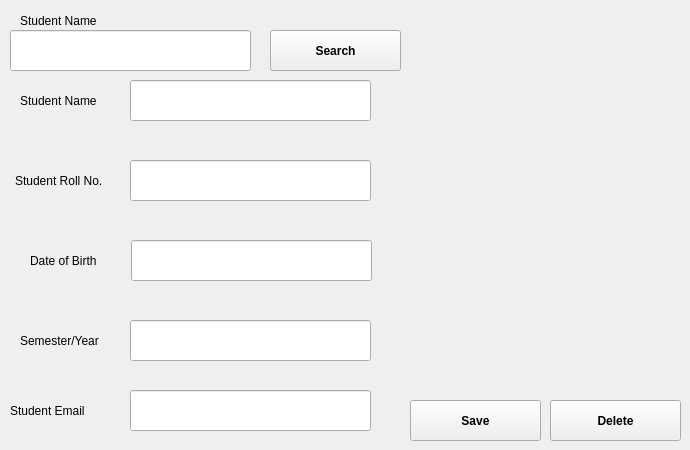
      <widget class="QWidget" name="tab_15">
       <attribute name="title">
        <string>Edit/Delete Student Information</string>
       </attribute>
       <widget class="QPushButton" name="pushButton_25">
        <property name="geometry">
         <rect>
          <x>410</x>
          <y>400</y>
          <width>131</width>
          <height>41</height>
         </rect>
        </property>
        <property name="font">
         <font>
          <weight>75</weight>
          <bold>true</bold>
         </font>
        </property>
        <property name="text">
         <string>Save</string>
        </property>
       </widget>
       <widget class="QLineEdit" name="lineEdit_27">
        <property name="geometry">
         <rect>
          <x>10</x>
          <y>30</y>
          <width>241</width>
          <height>41</height>
         </rect>
        </property>
       </widget>
       <widget class="QLabel" name="label_55">
        <property name="geometry">
         <rect>
          <x>20</x>
          <y>10</y>
          <width>161</width>
          <height>21</height>
         </rect>
        </property>
        <property name="text">
         <string>Student Name</string>
        </property>
       </widget>
       <widget class="QPushButton" name="pushButton_26">
        <property name="geometry">
         <rect>
          <x>270</x>
          <y>30</y>
          <width>131</width>
          <height>41</height>
         </rect>
        </property>
        <property name="font">
         <font>
          <weight>75</weight>
          <bold>true</bold>
         </font>
        </property>
        <property name="text">
         <string>Search</string>
        </property>
       </widget>
       <widget class="QPushButton" name="pushButton_27">
        <property name="geometry">
         <rect>
          <x>550</x>
          <y>400</y>
          <width>131</width>
          <height>41</height>
         </rect>
        </property>
        <property name="font">
         <font>
          <weight>75</weight>
          <bold>true</bold>
         </font>
        </property>
        <property name="text">
         <string>Delete</string>
        </property>
       </widget>
       <widget class="QLineEdit" name="lineEdit_33">
        <property name="geometry">
         <rect>
          <x>130</x>
          <y>320</y>
          <width>241</width>
          <height>41</height>
         </rect>
        </property>
       </widget>
       <widget class="QLineEdit" name="lineEdit_34">
        <property name="geometry">
         <rect>
          <x>130</x>
          <y>390</y>
          <width>241</width>
          <height>41</height>
         </rect>
        </property>
        <property name="text">
         <string/>
        </property>
       </widget>
       <widget class="QLabel" name="label_62">
        <property name="geometry">
         <rect>
          <x>10</x>
          <y>400</y>
          <width>101</width>
          <height>21</height>
         </rect>
        </property>
        <property name="text">
         <string>Student Email</string>
        </property>
       </widget>
       <widget class="QLineEdit" name="lineEdit_24">
        <property name="geometry">
         <rect>
          <x>130</x>
          <y>80</y>
          <width>241</width>
          <height>41</height>
         </rect>
        </property>
       </widget>
       <widget class="QLabel" name="label_50">
        <property name="geometry">
         <rect>
          <x>15</x>
          <y>170</y>
          <width>111</width>
          <height>21</height>
         </rect>
        </property>
        <property name="text">
         <string>Student Roll No.</string>
        </property>
       </widget>
       <widget class="QLabel" name="label_54">
        <property name="geometry">
         <rect>
          <x>20</x>
          <y>330</y>
          <width>101</width>
          <height>21</height>
         </rect>
        </property>
        <property name="text">
         <string>Semester/Year</string>
        </property>
       </widget>
       <widget class="QLabel" name="label_51">
        <property name="geometry">
         <rect>
          <x>20</x>
          <y>90</y>
          <width>101</width>
          <height>21</height>
         </rect>
        </property>
        <property name="text">
         <string>Student Name</string>
        </property>
       </widget>
       <widget class="QLabel" name="label_56">
        <property name="geometry">
         <rect>
          <x>30</x>
          <y>250</y>
          <width>91</width>
          <height>21</height>
         </rect>
        </property>
        <property name="text">
         <string>Date of Birth</string>
        </property>
       </widget>
       <widget class="QLineEdit" name="lineEdit_26">
        <property name="geometry">
         <rect>
          <x>130</x>
          <y>160</y>
          <width>241</width>
          <height>41</height>
         </rect>
        </property>
       </widget>
       <widget class="QLineEdit" name="lineEdit_35">
        <property name="geometry">
         <rect>
          <x>131</x>
          <y>240</y>
          <width>241</width>
          <height>41</height>
         </rect>
        </property>
       </widget>
      </widget>
